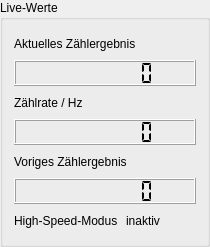
<?xml version="1.0" encoding="UTF-8"?>
<ui version="4.0">
 <class>ReadoutPanel</class>
 <widget class="QGroupBox" name="ReadoutPanel">
  <property name="geometry">
   <rect>
    <x>0</x>
    <y>0</y>
    <width>210</width>
    <height>247</height>
   </rect>
  </property>
  <property name="title">
   <string>Live-Werte</string>
  </property>
  <layout class="QGridLayout" name="layoutReadoutPanel">
   <property name="spacing">
    <number>4</number>
   </property>
   <item row="0" column="0">
    <widget class="QLabel" name="labelCount">
     <property name="sizePolicy">
      <sizepolicy hsizetype="Preferred" vsizetype="Preferred">
       <horstretch>0</horstretch>
       <verstretch>0</verstretch>
      </sizepolicy>
     </property>
     <property name="text">
      <string>Aktuelles Zählergebnis</string>
     </property>
    </widget>
   </item>
   <item row="1" column="0">
    <widget class="QLCDNumber" name="lcdCount">
     <property name="sizePolicy">
      <sizepolicy hsizetype="Expanding" vsizetype="Minimum">
       <horstretch>0</horstretch>
       <verstretch>0</verstretch>
      </sizepolicy>
     </property>
     <property name="minimumSize">
      <size>
       <width>120</width>
       <height>24</height>
      </size>
     </property>
     <property name="digitCount">
      <number>8</number>
     </property>
     <property name="segmentStyle">
      <enum>QLCDNumber::SegmentStyle::Flat</enum>
     </property>
    </widget>
   </item>
   <item row="2" column="0">
    <widget class="QLabel" name="labelRate">
     <property name="sizePolicy">
      <sizepolicy hsizetype="Preferred" vsizetype="Preferred">
       <horstretch>0</horstretch>
       <verstretch>0</verstretch>
      </sizepolicy>
     </property>
     <property name="text">
      <string>Zählrate / Hz</string>
     </property>
    </widget>
   </item>
   <item row="3" column="0">
    <widget class="QLCDNumber" name="lcdRate">
     <property name="sizePolicy">
      <sizepolicy hsizetype="Expanding" vsizetype="Minimum">
       <horstretch>0</horstretch>
       <verstretch>0</verstretch>
      </sizepolicy>
     </property>
     <property name="minimumSize">
      <size>
       <width>120</width>
       <height>24</height>
      </size>
     </property>
     <property name="digitCount">
      <number>8</number>
     </property>
     <property name="segmentStyle">
      <enum>QLCDNumber::SegmentStyle::Flat</enum>
     </property>
    </widget>
   </item>
   <item row="4" column="0">
    <widget class="QLabel" name="labelLastCount">
     <property name="sizePolicy">
      <sizepolicy hsizetype="Preferred" vsizetype="Preferred">
       <horstretch>0</horstretch>
       <verstretch>0</verstretch>
      </sizepolicy>
     </property>
     <property name="text">
      <string>Voriges Zählergebnis</string>
     </property>
    </widget>
   </item>
   <item row="5" column="0">
    <widget class="QLCDNumber" name="lcdLastCount">
     <property name="sizePolicy">
      <sizepolicy hsizetype="Expanding" vsizetype="Minimum">
       <horstretch>0</horstretch>
       <verstretch>0</verstretch>
      </sizepolicy>
     </property>
     <property name="minimumSize">
      <size>
       <width>120</width>
       <height>24</height>
      </size>
     </property>
     <property name="digitCount">
      <number>8</number>
     </property>
     <property name="segmentStyle">
      <enum>QLCDNumber::SegmentStyle::Flat</enum>
     </property>
    </widget>
   </item>
   <item row="6" column="0">
    <layout class="QHBoxLayout" name="layoutHighSpeed">
     <item>
      <widget class="QLabel" name="labelHighSpeed">
       <property name="sizePolicy">
        <sizepolicy hsizetype="Preferred" vsizetype="Preferred">
         <horstretch>0</horstretch>
         <verstretch>0</verstretch>
        </sizepolicy>
       </property>
       <property name="text">
        <string>High-Speed-Modus</string>
       </property>
      </widget>
     </item>
     <item>
      <widget class="StatusLed" name="ledHighSpeed" native="true">
       <property name="toolTip">
        <string>Leuchtet, solange nur das Histogramm aktualisiert wird (hohe Ereignisrate)</string>
       </property>
      </widget>
     </item>
     <item>
      <widget class="QLabel" name="valueHighSpeed">
       <property name="sizePolicy">
        <sizepolicy hsizetype="Expanding" vsizetype="Preferred">
         <horstretch>0</horstretch>
         <verstretch>0</verstretch>
        </sizepolicy>
       </property>
       <property name="text">
        <string>inaktiv</string>
       </property>
      </widget>
     </item>
    </layout>
   </item>
  </layout>
 </widget>
 <customwidgets>
  <customwidget>
   <class>StatusLed</class>
   <extends>QWidget</extends>
   <header>gmcounter.ui.widgets.status_led</header>
  </customwidget>
 </customwidgets>
 <resources/>
 <connections/>
</ui>
